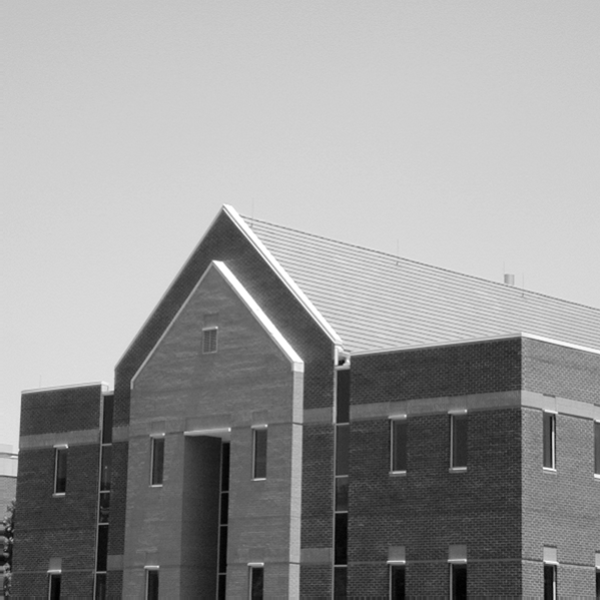
#> input picture Frequency Domain Filter/Q5_1.tif, 600 x 600 px
$ python Sobel_freq.py
#> lines starting #> are read from the running program, lines starting #| are printed output that depends on the picture
#> further down, img is the input picture: shape (600, 600); min 0, max 255, mean 152.8
import cv2 as cv
import numpy as np


def sobel_freq(input_image):
    height, width = input_image.shape
#> height = 600; width = 600
    pad_image = np.zeros((height + 2, width + 2))  # zero padding
    pad_image[:height, :width] = input_image
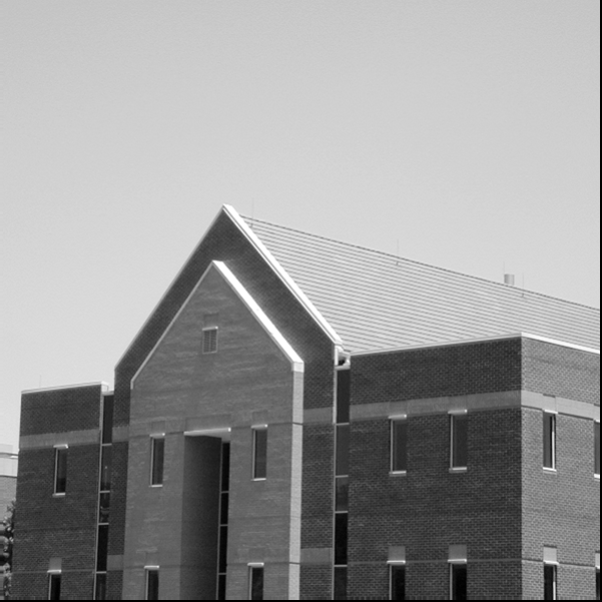
#> pad_image: shape (602, 602) float64; min 0, max 255, mean 151.8
    # for i in range(height + 2):
    #     for j in range(width + 2):
    #         pad_image[i, j] *= (-1) ** (i + j)
    img_freq = np.fft.fft2(pad_image)
    sobel_calx = np.array([[-1, -2, -1], [0, 0, 0], [1, 2, 1]], dtype=np.float32)  # generate spatial sobel x
    sobel_caly = np.array([[-1, 0, 1], [-2, 0, 2], [-1, 0, 1]], dtype=np.float32)  # generate spatial soebl y

    edge_x = cv.filter2D(np.real(np.fft.ifft2(img_freq)), -1, sobel_calx)
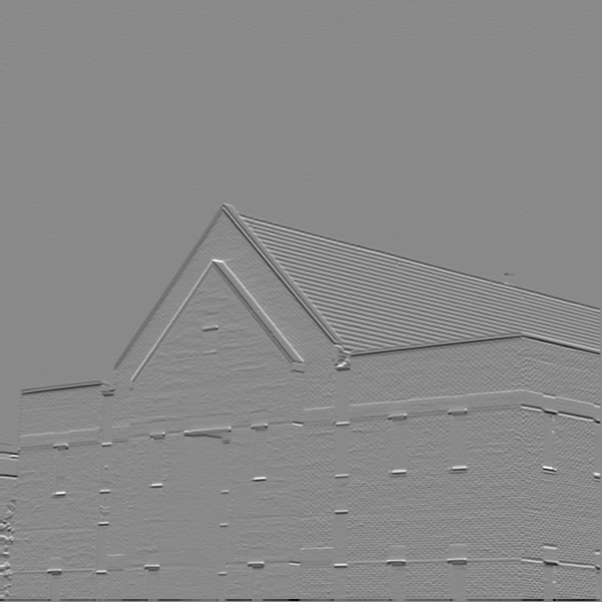
#> edge_x: shape (602, 602) float64; min -726, max 618, mean -2.6; drawn with min black and max white
    edge_y = cv.filter2D(np.real(np.fft.ifft2(img_freq)), -1, sobel_caly)
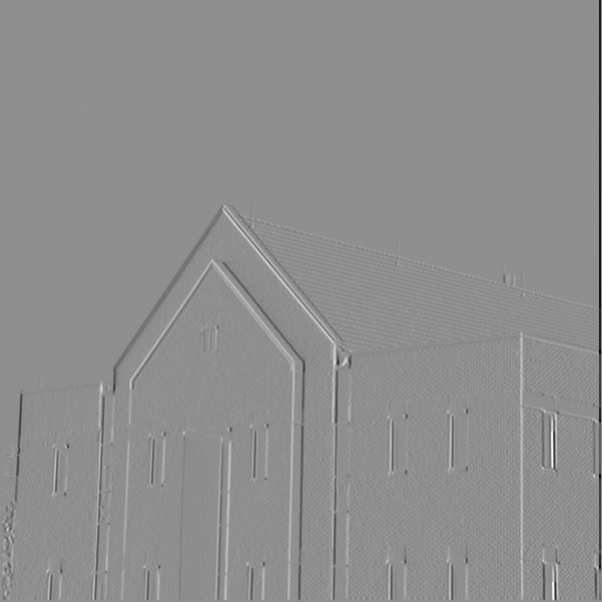
#> edge_y: shape (602, 602) float64; min -987, max 772, mean -2.5; drawn with min black and max white
    edge = np.abs(edge_x) + np.abs(edge_y)  # get edge
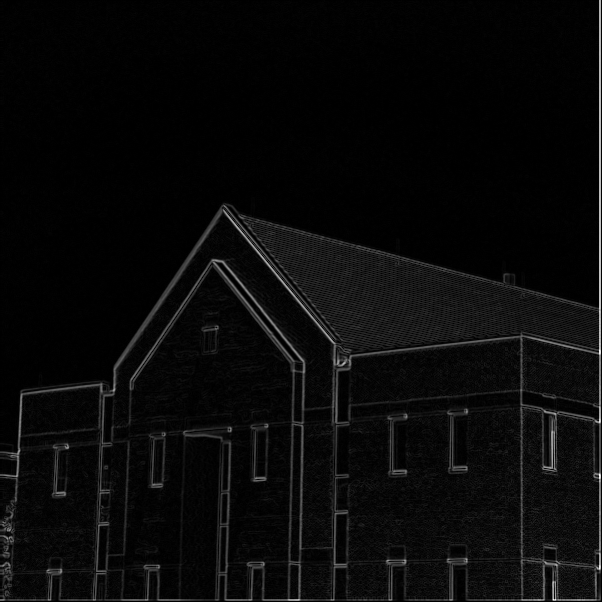
#> edge: shape (602, 602) float64; min 0, max 1124, mean 43.5; drawn with min black and max white
    edge_de = edge[:height, :width]
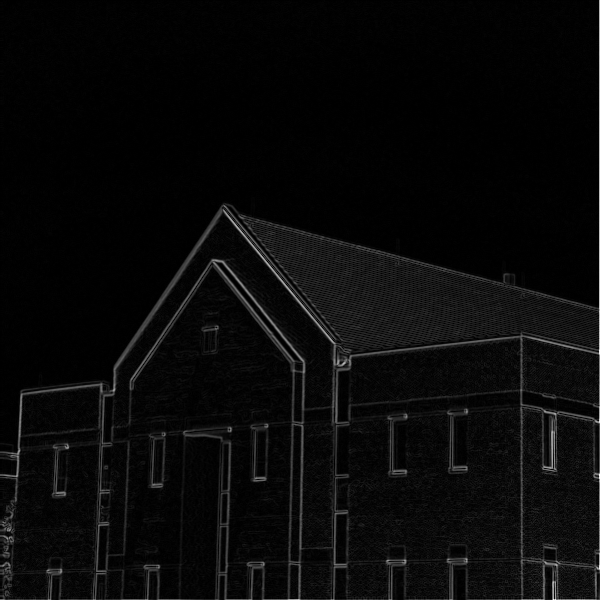
#> edge_de: shape (600, 600) float64; min 0, max 1124, mean 42.2; drawn with min black and max white
    output_image = edge_de + input_image  # adding edge and input image
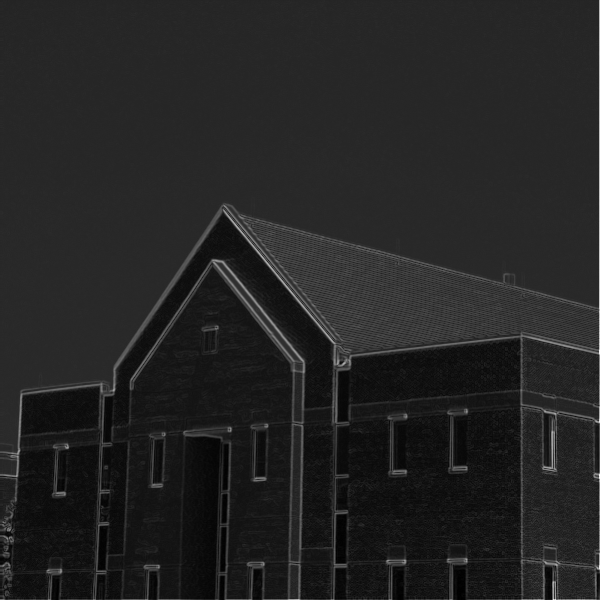
#> output_image: shape (600, 600) float64; min 2, max 1364, mean 195; drawn with min black and max white
    output_image = output_adjust(output_image)
    return output_image


def output_adjust(output_image):
    output_image *= (output_image > 0)
    output_image = output_image * (output_image <= 255) + 255 * (output_image > 255)
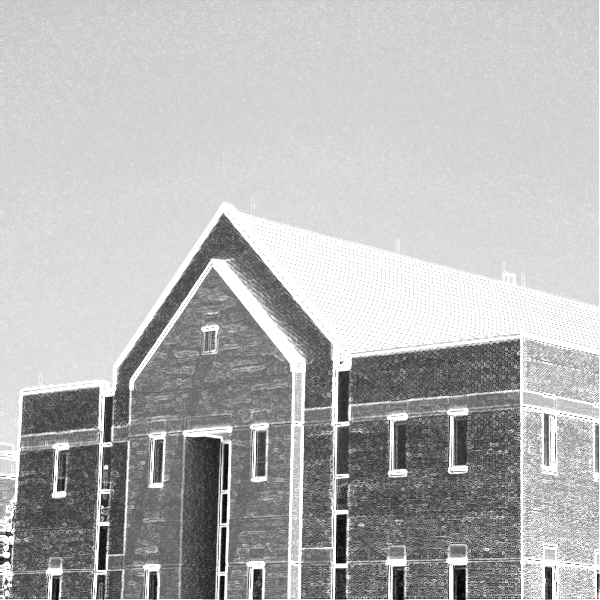
#> output_image: shape (600, 600) float64; min 2, max 255, mean 182.2
    output_image = output_image.astype(np.uint8)
    return output_image


img = cv.imread('Q5_1.tif', cv.IMREAD_GRAYSCALE)

dst = sobel_freq(img)
# cv.imwrite('freq_output_Q5_1_12012223.png', dst)

cv.imshow('output', dst)
cv.waitKey(0)

$ run again, with Frequency Domain Filter/Q5_2.tif copied over Frequency Domain Filter/Q5_1.tif
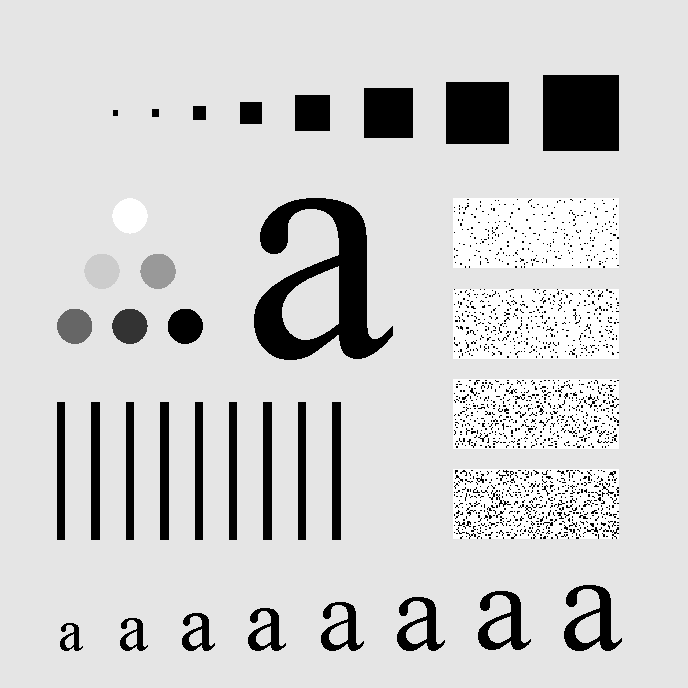
#> input picture Frequency Domain Filter/Q5_2.tif, 688 x 688 px
#> img is the input picture: shape (688, 688); min 0, max 255, mean 207.3
#> in sobel_freq, `edge_de = edge[:height, :width]`:
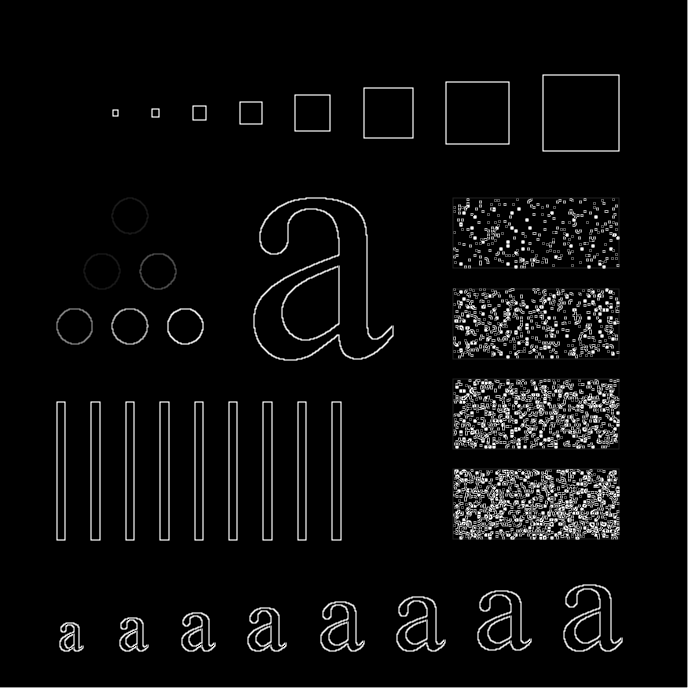
#> edge_de: shape (688, 688) float64; min 0, max 1530, mean 72; drawn with min black and max white
#> in output_adjust, `output_image = output_image * (output_image <= 255) + 255 * (output_im..`:
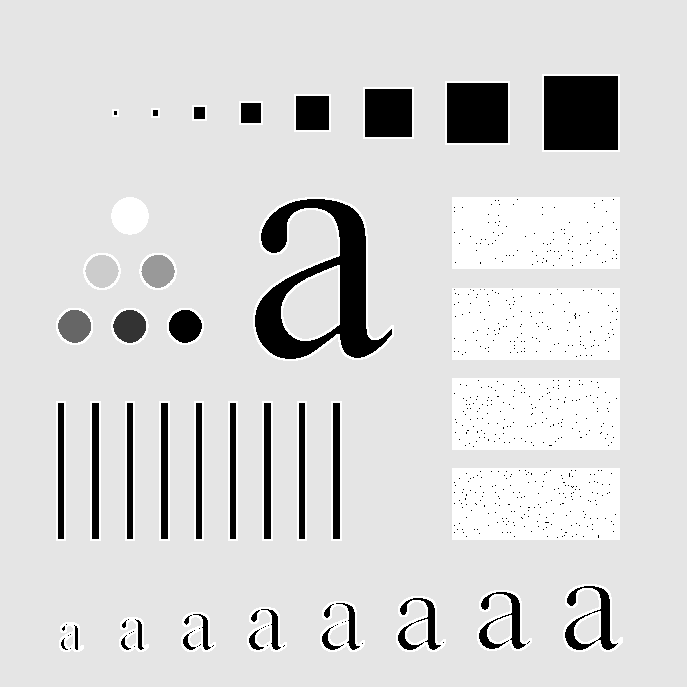
#> output_image: shape (688, 688) float64; min 0, max 255, mean 215

$ run again, with Frequency Domain Filter/Q5_3.tif copied over Frequency Domain Filter/Q5_1.tif
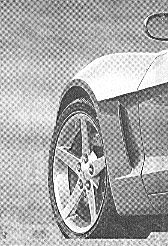
#> input picture Frequency Domain Filter/Q5_3.tif, 168 x 246 px
#> img is the input picture: shape (246, 168); min 0, max 255, mean 169.7
#> in sobel_freq, `edge_de = edge[:height, :width]`:
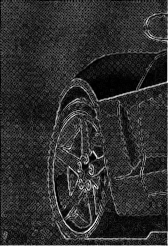
#> edge_de: shape (246, 168) float64; min 0, max 1422, mean 255.6; drawn with min black and max white
#> in output_adjust, `output_image = output_image * (output_image <= 255) + 255 * (output_im..`:
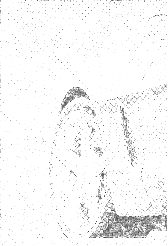
#> output_image: shape (246, 168) float64; min 51, max 255, mean 247.7
